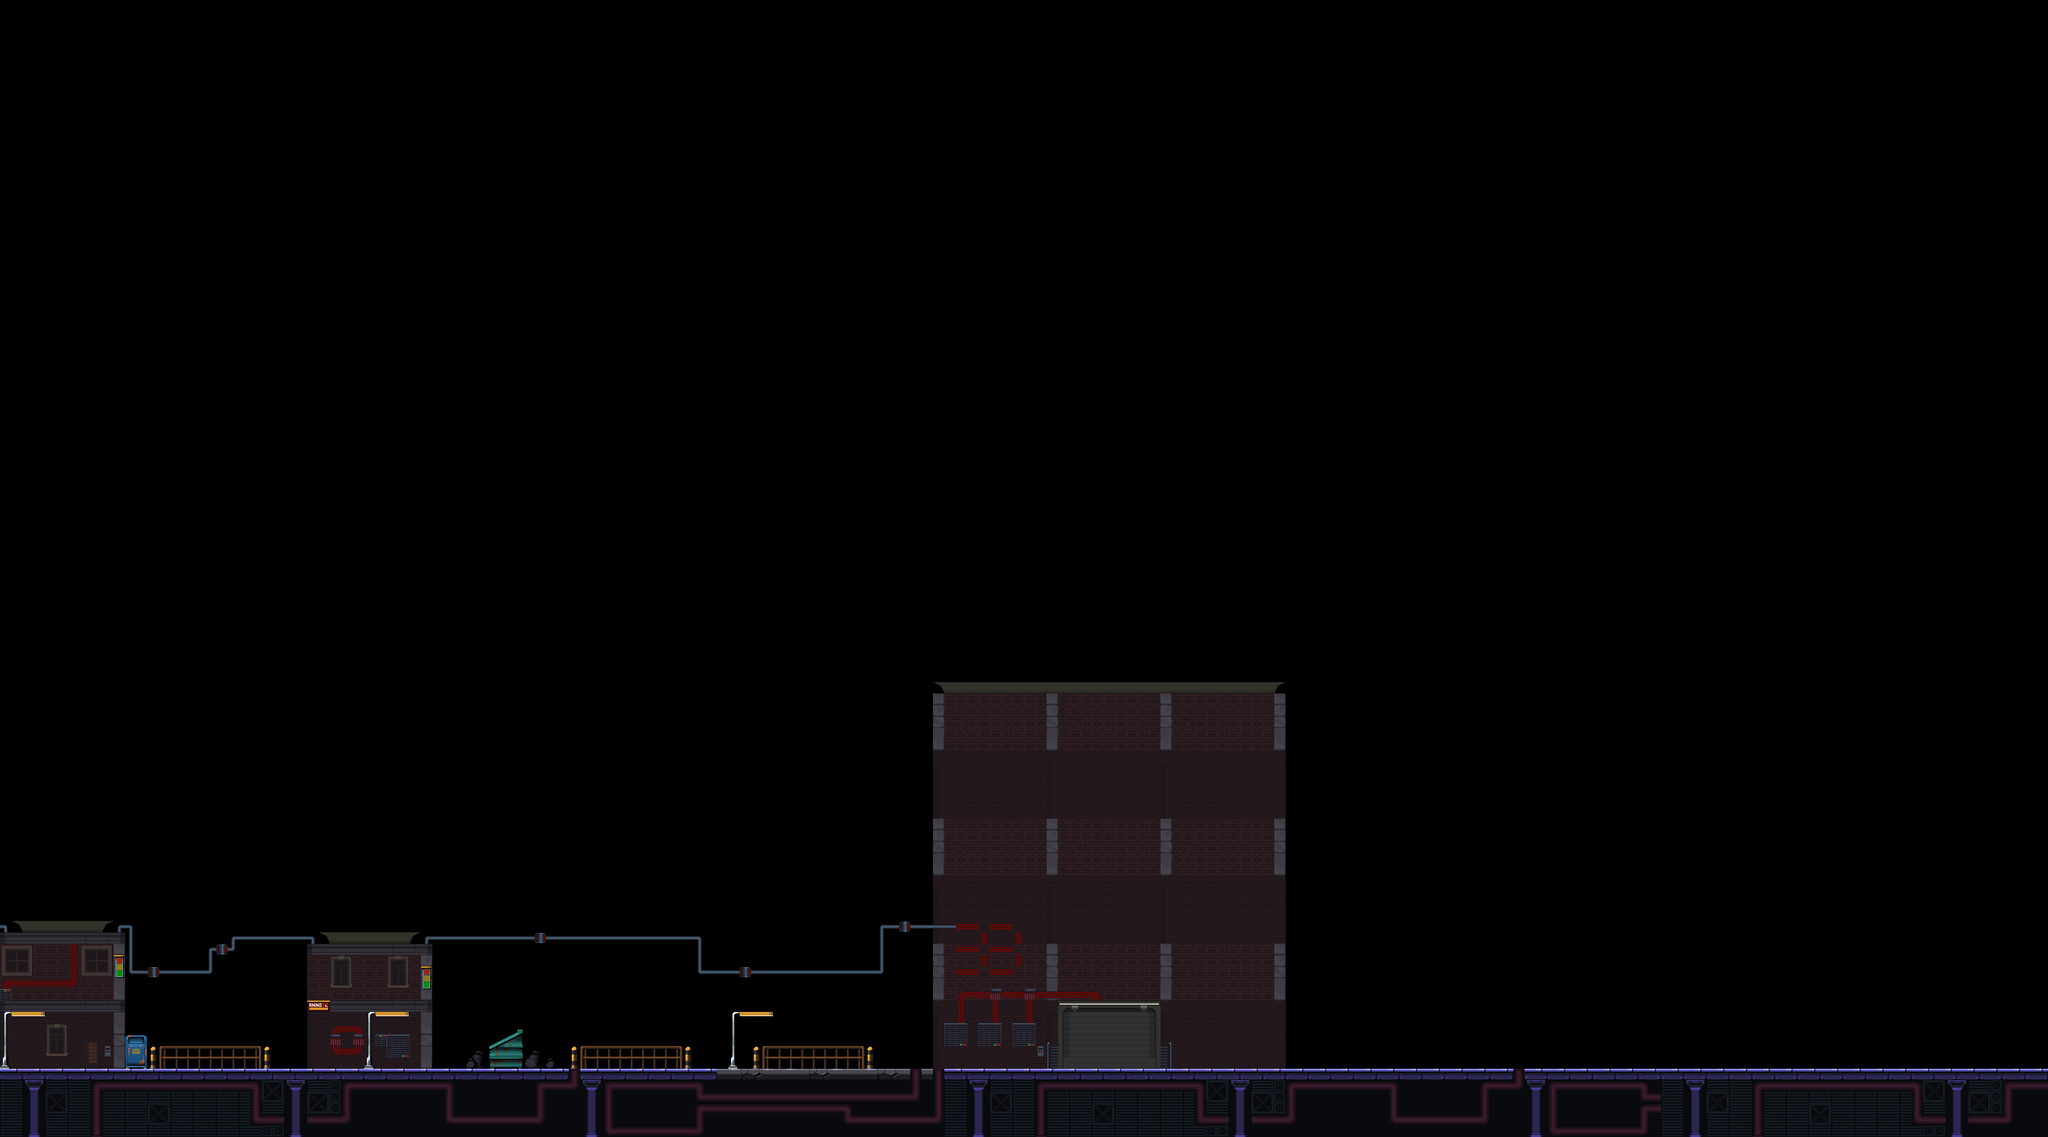

The image is a tile-based game level rendered from a .tmx file. Its description and source (layers, tilesets, objects; grid data summarised) follow:
An orthogonal 180x100 tile map with 16x16 px tiles, 3 tile layers (Ground, Middleground, Foreground), 5 tilesets and 3 objects (2x SaveZone, Walker).

<map version="1.10" tiledversion="1.11.0" orientation="orthogonal" renderorder="right-down" width="180" height="100" tilewidth="16" tileheight="16" infinite="0" nextlayerid="19" nextobjectid="31">
 <tileset firstgid="1" source="MW.tsx" />
 <tileset firstgid="55" source="Background.tsx" />
 <tileset firstgid="56" source="Props.tsx" />
 <tileset firstgid="168" source="Buildings.tsx" />
 <tileset firstgid="543" source="Back Buildings.tsx" />
 <layer id="1" name="Ground" width="180" height="100">
  <data>[18000 cells, 1080 non-empty, 30 distinct tile ids]</data>
 </layer>
 <layer id="15" name="Middleground" width="180" height="100">
  <data>[18000 cells, 1257 non-empty, 12 distinct tile ids]</data>
 </layer>
 <layer id="14" name="Foreground" width="180" height="100">
  <data>[18000 cells, 478 non-empty, 114 distinct tile ids]</data>
 </layer>
 <objectgroup id="17" name="Entities">
  <object id="24" name="Walker" x="32.8182" y="1483.32" width="20" height="20" />
 </objectgroup>
 <objectgroup id="18" name="Objects">
  <object id="26" name="SaveZone" x="687.91" y="1448.68" width="48" height="55" />
  <object id="29" name="SaveZone" x="1234.48" y="1445.59" width="48" height="55" />
 </objectgroup>
</map>
